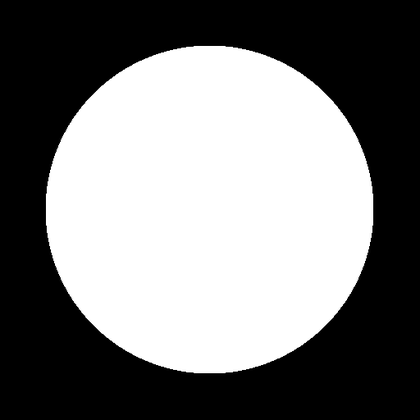
%> input picture Silouette_Recons/recon1/circle.tif, 420 x 420 px, shrunk from 512 x 512 before the run
$ octave recon2.m   (GNU Octave 9; MATLAB toolbox functions it lacks are replaced by stand-ins)
%> lines starting %> are read from the running program, lines starting %| are printed output that depends on the picture; in (x1, y1, x2, y2) boxes, pixels count from 0 and x2, y2 are one past the last pixel; in counts of white or black regions, pixels touching at a corner belong together; the program's own positions count from 1
close all;
clear
%多张图的重构，错误的实现
num_img=6;
X=100;
Y=100;
Z=100;
dX=X/2;
dY=Y/2;
dZ=Z/2;
%prj_angle=linspace(0,pi,num_img);%不能用prj_angle，因为每次转动矩阵的角度是一定的，这句话是错的想法
theta=pi/num_img;%不能这样子，因为连续转动相同图片大小的改变不一样
recon=ones(X,Y,Z);

img=im2double(imread('circle.tif'));
%> img: size 420x420 double; min 0, max 1, mean 0.479
img=(img==1);
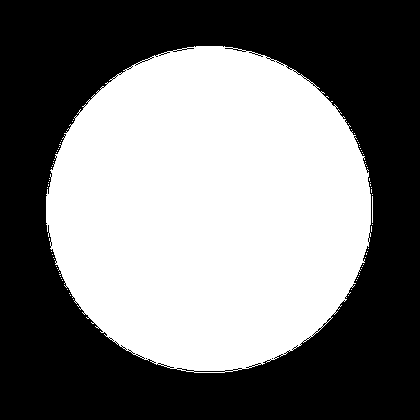
%> img: size 420x420 logical; 47.1% white; 69 white regions (67 under 20 px), largest, box (x1, y1, x2, y2) and area: (46, 46, 371, 373) 82905, (372, 196, 373, 223) 27
[m,n]=size(img);
%> m = 420; n = 420
rowq=linspace(1,m,100);
%> rowq = 100 values from 1 to 420
colq=linspace(1,n,100);
%> colq = 100 values from 1 to 420
[rowq,colq]=meshgrid(rowq,colq);

%create image stack
img_stack=zeros(m,n,num_img);
for z=1:num_img
    img_stack(:,:,z)=img;
end

for i=1:num_img
    %一些初始化工作
    img1=img_stack(:,:,i);%从img_stack里取出一张图片


    %从三维矩阵中取出单张图片，得到旋转过后图片的大小,目的是得到三维矩阵的大小,wrong answer
    [l2,m2,n2]=size(recon);
    temp_img=zeros(m2,n2);
    temp_img(:,:)=recon(1,:,:);
    temp_img=imrotate(temp_img,theta*180/pi);
    [m1,n1]=size(temp_img);
    recon_tmp=zeros(X,m1,n1);%用这个三维矩阵单张图片的visual hull重构
    recon_tmp(1,:,:)=temp_img;

    for x=2:X
        temp_img=zeros(Y,Z);
        temp_img(1:Y,1:Z)=recon(x,1:Y,1:Z);
        temp_img=imrotate(temp_img,theta*180/pi);
%> (the run ends here)
